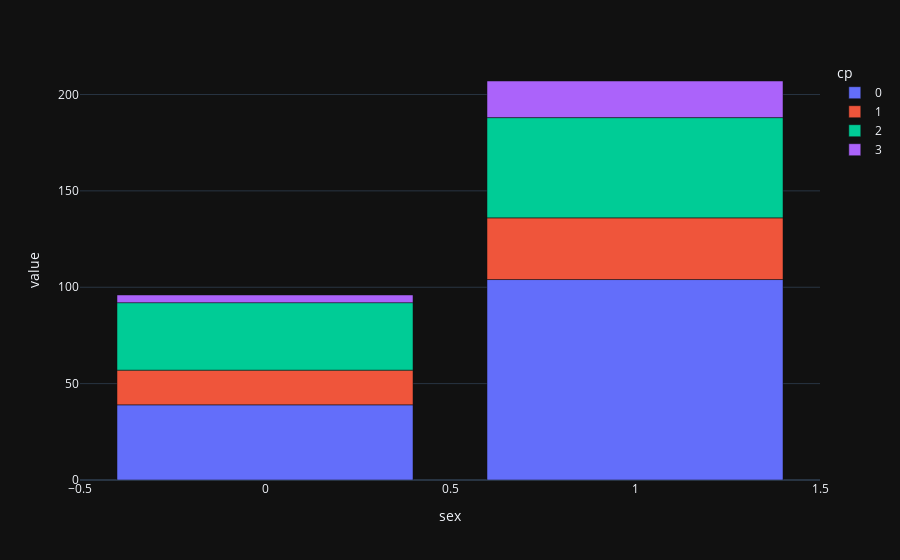

Notebook code cell kept with this figure:
### Code cell
pe.bar(cross ,template="plotly_dark" )

### Figure 1 — Plotly figure (JSON) as saved in the notebook; plotly's stock layout.template omitted (floating-point values rounded to 4 significant figures)
{"data": [{"alignmentgroup": "True", "hovertemplate": "cp=0<br>sex=%{x}<br>value=%{y}<extra></extra>", "legendgroup": "0", "marker": {"color": "#636efa", "pattern": {"shape": ""}}, "name": "0", "offsetgroup": "0", "orientation": "v", "showlegend": true, "textposition": "auto", "type": "bar", "x": [0, 1], "xaxis": "x", "y": [39, 104], "yaxis": "y"}, {"alignmentgroup": "True", "hovertemplate": "cp=1<br>sex=%{x}<br>value=%{y}<extra></extra>", "legendgroup": "1", "marker": {"color": "#EF553B", "pattern": {"shape": ""}}, "name": "1", "offsetgroup": "1", "orientation": "v", "showlegend": true, "textposition": "auto", "type": "bar", "x": [0, 1], "xaxis": "x", "y": [18, 32], "yaxis": "y"}, {"alignmentgroup": "True", "hovertemplate": "cp=2<br>sex=%{x}<br>value=%{y}<extra></extra>", "legendgroup": "2", "marker": {"color": "#00cc96", "pattern": {"shape": ""}}, "name": "2", "offsetgroup": "2", "orientation": "v", "showlegend": true, "textposition": "auto", "type": "bar", "x": [0, 1], "xaxis": "x", "y": [35, 52], "yaxis": "y"}, {"alignmentgroup": "True", "hovertemplate": "cp=3<br>sex=%{x}<br>value=%{y}<extra></extra>", "legendgroup": "3", "marker": {"color": "#ab63fa", "pattern": {"shape": ""}}, "name": "3", "offsetgroup": "3", "orientation": "v", "showlegend": true, "textposition": "auto", "type": "bar", "x": [0, 1], "xaxis": "x", "y": [4, 19], "yaxis": "y"}], "layout": {"barmode": "relative", "legend": {"title": {"text": "cp"}, "tracegroupgap": 0}, "margin": {"t": 60}, "xaxis": {"anchor": "y", "domain": [0, 1], "title": {"text": "sex"}}, "yaxis": {"anchor": "x", "domain": [0, 1], "title": {"text": "value"}}}}
